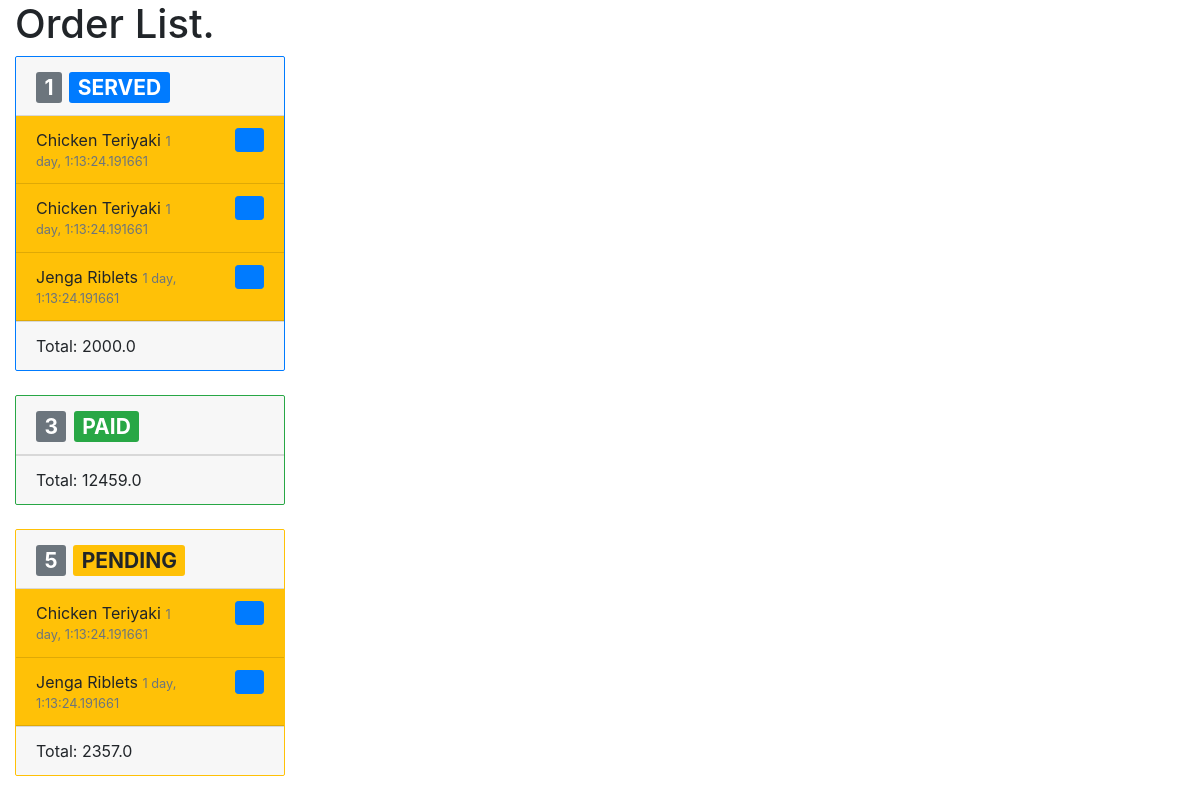
The page /menu/ (signed in) on the database its author committed.
### menu/models.py (models this page shows, shortened)
class Order(models.Model):
    PENDING = 1
    SERVED = 2
    PAID = 3
    status = models.SmallIntegerField(choices=STATUS_CHOICES, default=PENDING)
    ordernum = models.SmallIntegerField()
    customer = models.ForeignKey(Customer,
                                 related_name='order', null=True)
    total = models.FloatField()
    def status_color(self):
        color = "badge-warning"
        if self.status == self.SERVED:
            color = "badge-primary"
        elif self.status == self.PAID:
            color = "badge-success"
        return color
    def status_border(self):
        color = "border-warning"
        if self.status == self.SERVED:
            color = "border-primary"
        elif self.status == self.PAID:
            color = "border-success"
        return color

class OrderItem(models.Model):
    PENDING = 1
    SERVED = 2
    PAID = 3
    status = models.SmallIntegerField(choices=STATUS_CHOICES, default=PENDING)
    order = models.ForeignKey(Order,
                              related_name='orderitems',)
    menuitem = models.ForeignKey(MenuItem,
                                 related_name='orderitems',)
    price = models.FloatField()
    timestamp = models.DateTimeField(auto_now_add=True)
    def status_color(self):
        color = "bg-warning"
        if self.status == self.SERVED:
            color = "bg-secondary"
        elif self.status == self.PAID:
            color = "bg-success"
        return color
    def order_time(self):
        diff = timezone.now() - self.timestamp
        print diff
        return diff

class MenuItem(models.Model):
    menusubtype = models.ForeignKey(MenuSubtype,
                                    related_name='menuitems',)
    name = models.CharField(max_length=50)
    description = models.CharField(max_length=100)
    quantity = models.IntegerField(null=True)
    price = models.FloatField(default=100.00)

### menu/views.py (the view)
class IndexView(generic.ListView):
    template_name = "order/index.html"
    context_object_name = 'orders'
    def get_queryset(self):
        return Order.objects.all()

### menu/templates/order/index.html (shortened to what this page needs)
<link rel="stylesheet" href="https://maxcdn.bootstrapcdn.com/bootstrap/4.0.0/css/bootstrap.min.css">
{% load staticfiles %}
<link rel="stylesheet" href="{% static 'css/index.css' %}">
<link href="{% static 'open-iconic/font/css/open-iconic-bootstrap.css' %}" rel="stylesheet">
<div class="container-fluid">
<h1> Order List.</h1>
<div class="row">
    {% if orders %}
    <div class="col-md-3">
    {% for order in orders %}
        <div class="card {{order.status_border}}">
              <div class="card-header">
                        <h3>
                            <span class="badge badge-secondary align-self-center">{{ order.ordernum }}
                            </span>
                            <span class="badge {{order.status_color}}">{{ order.get_status_display }}
                            </span>
                        </h3>
              </div>
                              <ul class="list-group list-group-flush">
                    {% for orderitem in order.orderitems.all %}
                    <li class='list-group-item {{orderitem.status_color}}'>
                        <div class="row">
                          <div class="col-md-8 text-middle">
                        <p class="card-text">{{ orderitem.menuitem.name }} <small class="text-muted">{{ orderitem.order_time }}</small></p>
                        </div>
                        <div class="col-md-4 text-right">
                          <p class="card-text">
                        <a href="#" class="card-text btn btn-sm btn-primary"><span class="oi oi-check"></span></a>
                          </p>
                        </div>
                      </div>
                    </li>
                    {% endfor %}
                </ul>
             <div class="card-footer">
                  <p class='card-text'>Total: {{ order.total }}</p>
             </div>
        </div>
        <br>
    {% endfor %}
    </div>
    {% else %}
    <p>No polls are available.</p>
</div>
</div>
{% endif %}

### menu/static/css/index.css (style rules this page uses)
.card { border-radius: 2px; }
h3 { margin-bottom : 0px; }
.badge { border-radius: 3px; }

### rows shown on the page
Order: ordernum "1", status "SERVED", total "2000.0"
OrderItem: menuitem.name "Chicken Teriyaki", order_time "1 day, 1:13:24.191661"
OrderItem: menuitem.name "Chicken Teriyaki", order_time "1 day, 1:13:24.191661"
OrderItem: menuitem.name "Jenga Riblets", order_time "1 day, 1:13:24.191661"
Order: ordernum "3", status "PAID", total "12459.0"
Order: ordernum "5", status "PENDING", total "2357.0"
OrderItem: menuitem.name "Chicken Teriyaki", order_time "1 day, 1:13:24.191661"
OrderItem: menuitem.name "Jenga Riblets", order_time "1 day, 1:13:24.191661"
